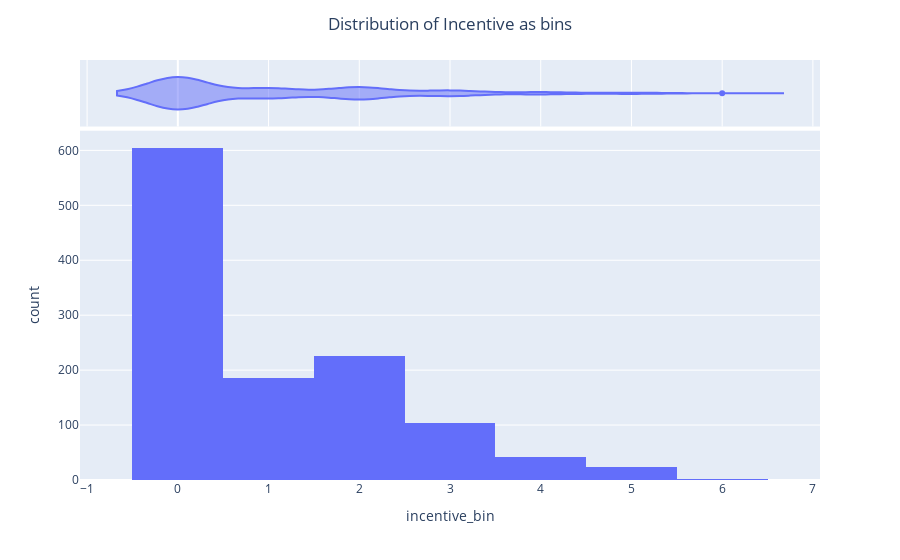

This figure's notebook cell:
### Code cell
fig = px.histogram(df, x='incentive_bin',
                   marginal='violin')
fig.update_layout(title='Distribution of Incentive as bins', title_x=0.5)

# Show the plot
fig.show()

### Figure 1 — Plotly figure (JSON) as saved in the notebook; plotly's stock layout.template omitted (floating-point values rounded to 4 significant figures; data arrays with more than 128 entries replaced by an {"elided": "..."} marker saying what was removed)
{"data": [{"alignmentgroup": "True", "bingroup": "x", "hovertemplate": "incentive_bin=%{x}<br>count=%{y}<extra></extra>", "legendgroup": "", "marker": {"color": "#636efa", "pattern": {"shape": ""}}, "name": "", "offsetgroup": "", "orientation": "v", "showlegend": false, "type": "histogram", "x": {"elided": "1186 int values"}, "xaxis": "x", "yaxis": "y"}, {"alignmentgroup": "True", "hovertemplate": "incentive_bin=%{x}<extra></extra>", "legendgroup": "", "marker": {"color": "#636efa"}, "name": "", "offsetgroup": "", "scalegroup": "x", "showlegend": false, "type": "violin", "x": {"elided": "1186 int values"}, "xaxis": "x2", "yaxis": "y2"}], "layout": {"barmode": "relative", "legend": {"tracegroupgap": 0}, "margin": {"t": 60}, "title": {"text": "Distribution of Incentive as bins", "x": 0.5}, "xaxis": {"anchor": "y", "domain": [0, 1], "title": {"text": "incentive_bin"}}, "xaxis2": {"anchor": "y2", "domain": [0, 1], "matches": "x", "showgrid": true, "showticklabels": false}, "yaxis": {"anchor": "x", "domain": [0, 0.8316], "title": {"text": "count"}}, "yaxis2": {"anchor": "x2", "domain": [0.8416, 1], "matches": "y2", "showgrid": false, "showline": false, "showticklabels": false, "ticks": ""}}}
